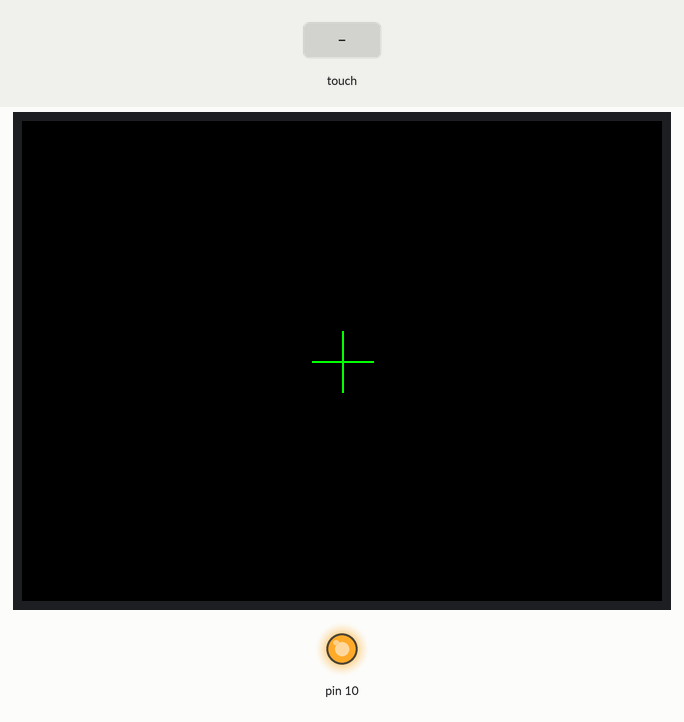
This sketch was run on a simulated Arduino Uno, built with avr-gcc and run on an emulated ATmega328P. On the bench: 320×240 colour display, output pins drawn as LEDs (lit = HIGH). Inputs (shaded band) come from the test bench.

Above: at 1.4 s.
1.5 s: touch panel pressed at 13 % / 10 % of its raw x / y range
At 1.61 s:
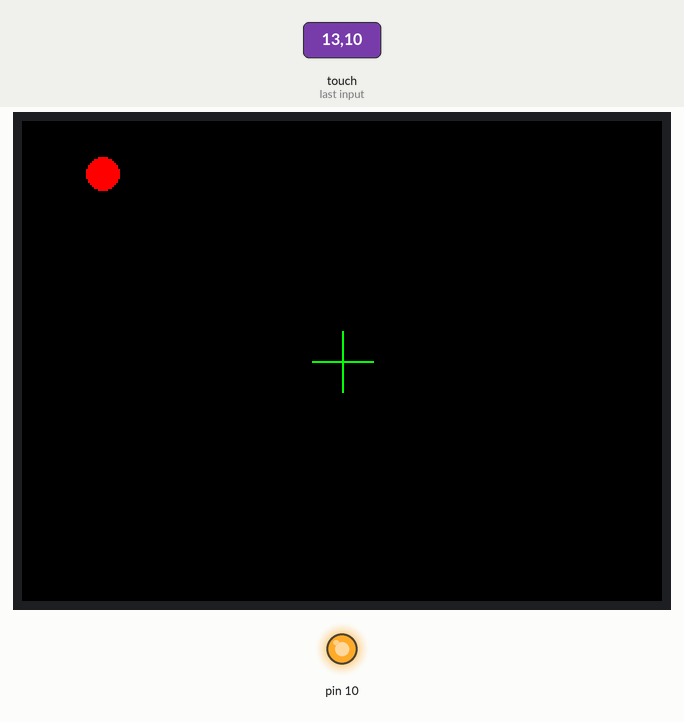
3.1 s: touch panel pressed at 38 % / 10 % of its raw x / y range
At 3.2 s:
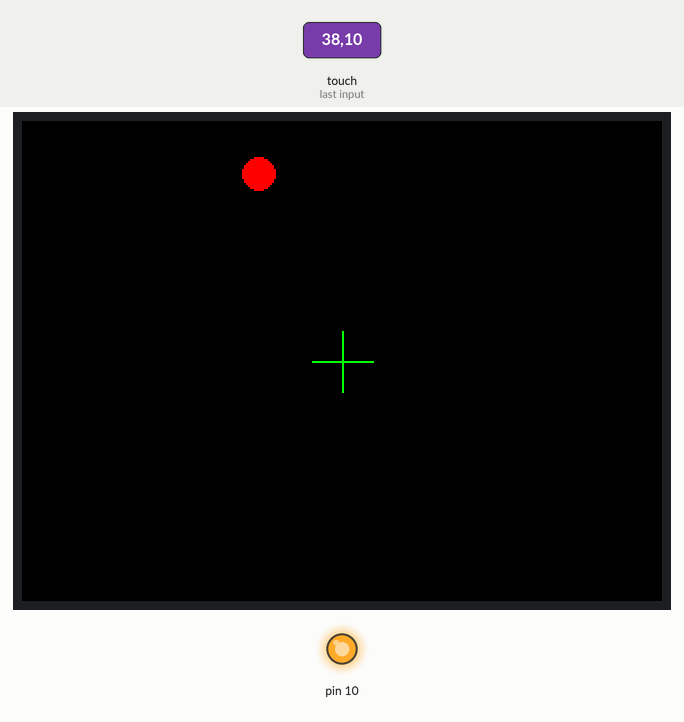
Timing chart, 0 to 6.1 s (numbered marks = the images above; inputs shaded):
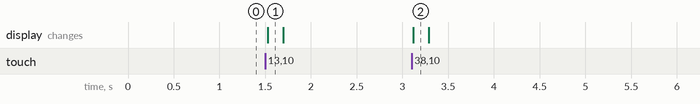

Measured:
- after the input at 1.5 s, the display: changes at once (image 1)
- after the input at 3.1 s, the display: changes at once (image 2)

The sketch:

schermo.ino
```cpp
#include <SPI.h>
#include <Adafruit_GFX.h>
#include <MCUFRIEND_kbv.h>
#include <XPT2046_Touchscreen.h>
#include <SoftwareSerial.h>

// ── Pin del touch controller ──────────────────────────────────
#define TP_CS  A2        // Chip Select del touch: attiva il touch controller
#define TP_IRQ A1        // Interrupt: segnala quando c'è un tocco

// ── Calibrazione touch ────────────────────────────────────────
// Questi sono i valori raw min/max che il touch restituisce ai 4 angoli.
// Vanno misurati con il codice di test e aggiornati con i tuoi valori reali.
#define TS_MINX 200
#define TS_MAXX 3800
#define TS_MINY 200
#define TS_MAXY 3800

// ── Comunicazione seriale verso Arduino #2 ────────────────────
// RX=4 è un pin dummy fisicamente non collegato, usiamo solo TX=2
// Il filo TX va dal pin D2 di questo Arduino al pin D2 di Arduino #2
SoftwareSerial com(4, 2);

// ── Oggetti display e touch ───────────────────────────────────
MCUFRIEND_kbv tft;            // gestisce il display TFT
XPT2046_Touchscreen ts(TP_CS, TP_IRQ); // gestisce il touch resistivo

// ── Posizione precedente della pallina sul display ────────────
// Serve per cancellare il cerchio della frame precedente prima
// di disegnarne uno nuovo, evitando scie sul display
int prevPX = -1, prevPY = -1;

// ─────────────────────────────────────────────────────────────
void setup() {
  // Avvia il bus SPI usato da display e touch
  SPI.begin();

  // Inizializza il touch controller
  ts.begin();
  ts.setRotation(1); // ruota le coordinate touch (0-3, cambia se il tocco è specchiato)

  // Inizializza il display: legge automaticamente l'ID del driver
  uint16_t id = tft.readID();
  tft.begin(id);
  tft.setRotation(1);           // ruota il display (deve corrispondere al touch)
  tft.fillScreen(0x0000);       // pulisce lo schermo con colore nero

  // Disegna la croce verde al centro = punto target dove la pallina deve arrivare
  int cx = tft.width()  / 2;
  int cy = tft.height() / 2;
  tft.drawLine(cx-15, cy,    cx+15, cy,    0x07E0); // linea orizzontale verde
  tft.drawLine(cx,    cy-15, cx,    cy+15, 0x07E0); // linea verticale verde

  // Avvia la comunicazione seriale verso Arduino #2 a 9600 baud
  com.begin(9600);
}

// ─────────────────────────────────────────────────────────────
// Invia ad Arduino #2 il segnale "pallina non presente"
// Manda comunque un pacchetto valido con flag=0 così Arduino #2
// sa che deve mettere il piano in piano invece di aspettare
void inviaPosizioneAssente() {
  com.write(255);       // byte di start: marca l'inizio del pacchetto
  com.write(127);       // X = centro (valore medio 0-253)
  com.write(127);       // Y = centro
  com.write((byte)0);   // flag = 0 → pallina assente
}

// ─────────────────────────────────────────────────────────────
// Invia ad Arduino #2 la posizione reale della pallina
// rawX e rawY sono i valori grezzi del touch (es. 200–3800)
// vengono compressi in 0–253 per entrare in un singolo byte
// (il 255 è riservato come byte di start, quindi si usa 0–253)
void inviaPosizionePresente(int rawX, int rawY) {
  byte X = (byte)map(rawX, TS_MINX, TS_MAXX, 0, 253);
  byte Y = (byte)map(rawY, TS_MINY, TS_MAXY, 0, 253);

  com.write(255);       // byte di start
  com.write(X);         // posizione X compressa in 1 byte
  com.write(Y);         // posizione Y compressa in 1 byte
  com.write((byte)1);   // flag = 1 → pallina presente
}

// ─────────────────────────────────────────────────────────────
void loop() {

  // ── Caso: nessun tocco rilevato (pallina non sul touch) ───
  if (!ts.touched()) {
    // Se c'era un cerchio disegnato prima, lo cancella (dipinge di nero)
    if (prevPX != -1) {
      tft.fillCircle(prevPX, prevPY, 8, 0x0000);
      prevPX = prevPY = -1;
    }
    inviaPosizioneAssente(); // comunica ad Arduino #2 che non c'è pallina
    delay(20);               // aspetta 20ms → frequenza aggiornamento 50Hz
    return;
  }

  // ── Caso: tocco rilevato → leggi posizione pallina ────────
  TS_Point p = ts.getPoint();

  // Converte le coordinate raw del touch in pixel dello schermo
  int sx = map(p.x, TS_MINX, TS_MAXX, 0, tft.width());
  int sy = map(p.y, TS_MINY, TS_MAXY, 0, tft.height());

  // Cancella il cerchio della frame precedente
  if (prevPX != -1)
    tft.fillCircle(prevPX, prevPY, 8, 0x0000);

  // Disegna il nuovo cerchio rosso nella posizione attuale della pallina
  tft.fillCircle(sx, sy, 8, 0xF800);
  prevPX = sx;
  prevPY = sy;

  // Manda la posizione reale ad Arduino #2
  inviaPosizionePresente(p.x, p.y);

  delay(20); // 50Hz
}
```
